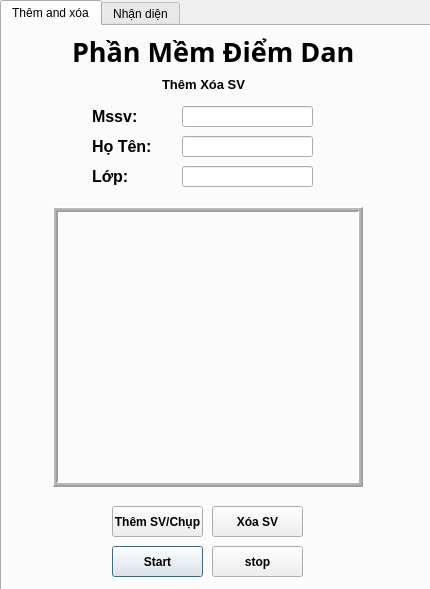
<?xml version="1.0" encoding="UTF-8"?>
<ui version="4.0">
 <class>Dialog</class>
 <widget class="QDialog" name="Dialog">
  <property name="geometry">
   <rect>
    <x>0</x>
    <y>0</y>
    <width>430</width>
    <height>589</height>
   </rect>
  </property>
  <property name="windowTitle">
   <string>Phần Mềm Điểm Danh</string>
  </property>
  <widget class="QTabWidget" name="tabWidget">
   <property name="geometry">
    <rect>
     <x>0</x>
     <y>0</y>
     <width>431</width>
     <height>591</height>
    </rect>
   </property>
   <property name="currentIndex">
    <number>0</number>
   </property>
   <widget class="QWidget" name="tab_add_delete">
    <attribute name="title">
     <string>Thêm and xóa</string>
    </attribute>
    <widget class="QLineEdit" name="lineEdit_mssv">
     <property name="geometry">
      <rect>
       <x>180</x>
       <y>80</y>
       <width>131</width>
       <height>21</height>
      </rect>
     </property>
    </widget>
    <widget class="QLabel" name="label_name">
     <property name="geometry">
      <rect>
       <x>90</x>
       <y>110</y>
       <width>71</width>
       <height>21</height>
      </rect>
     </property>
     <property name="font">
      <font>
       <pointsize>12</pointsize>
       <weight>75</weight>
       <bold>true</bold>
      </font>
     </property>
     <property name="text">
      <string>Họ Tên:</string>
     </property>
    </widget>
    <widget class="QLabel" name="label_mssv">
     <property name="geometry">
      <rect>
       <x>90</x>
       <y>80</y>
       <width>61</width>
       <height>21</height>
      </rect>
     </property>
     <property name="font">
      <font>
       <pointsize>12</pointsize>
       <weight>75</weight>
       <bold>true</bold>
      </font>
     </property>
     <property name="text">
      <string>Mssv:</string>
     </property>
    </widget>
    <widget class="QLabel" name="label_title">
     <property name="geometry">
      <rect>
       <x>70</x>
       <y>10</y>
       <width>281</width>
       <height>31</height>
      </rect>
     </property>
     <property name="font">
      <font>
       <family>HP-165</family>
       <pointsize>20</pointsize>
       <weight>75</weight>
       <bold>true</bold>
      </font>
     </property>
     <property name="text">
      <string>Phần Mềm Điểm Danh</string>
     </property>
    </widget>
    <widget class="QLineEdit" name="lineEdit_name">
     <property name="geometry">
      <rect>
       <x>180</x>
       <y>110</y>
       <width>131</width>
       <height>21</height>
      </rect>
     </property>
    </widget>
    <widget class="QLabel" name="label_camera_1">
     <property name="geometry">
      <rect>
       <x>50</x>
       <y>180</y>
       <width>311</width>
       <height>281</height>
      </rect>
     </property>
     <property name="sizePolicy">
      <sizepolicy hsizetype="Preferred" vsizetype="Fixed">
       <horstretch>0</horstretch>
       <verstretch>0</verstretch>
      </sizepolicy>
     </property>
     <property name="contextMenuPolicy">
      <enum>Qt::NoContextMenu</enum>
     </property>
     <property name="frameShape">
      <enum>QFrame::Box</enum>
     </property>
     <property name="frameShadow">
      <enum>QFrame::Raised</enum>
     </property>
     <property name="lineWidth">
      <number>2</number>
     </property>
     <property name="midLineWidth">
      <number>2</number>
     </property>
     <property name="text">
      <string/>
     </property>
     <property name="alignment">
      <set>Qt::AlignLeading|Qt::AlignLeft|Qt::AlignTop</set>
     </property>
    </widget>
    <widget class="QPushButton" name="pushButton_start">
     <property name="geometry">
      <rect>
       <x>110</x>
       <y>520</y>
       <width>91</width>
       <height>31</height>
      </rect>
     </property>
     <property name="font">
      <font>
       <weight>75</weight>
       <bold>true</bold>
      </font>
     </property>
     <property name="text">
      <string>Start</string>
     </property>
    </widget>
    <widget class="QPushButton" name="pushButton_AddStudent">
     <property name="geometry">
      <rect>
       <x>110</x>
       <y>480</y>
       <width>91</width>
       <height>31</height>
      </rect>
     </property>
     <property name="font">
      <font>
       <weight>75</weight>
       <bold>true</bold>
      </font>
     </property>
     <property name="text">
      <string>Thêm SV/Chụp</string>
     </property>
    </widget>
    <widget class="QLabel" name="label">
     <property name="geometry">
      <rect>
       <x>160</x>
       <y>50</y>
       <width>91</width>
       <height>16</height>
      </rect>
     </property>
     <property name="font">
      <font>
       <pointsize>10</pointsize>
       <weight>75</weight>
       <bold>true</bold>
      </font>
     </property>
     <property name="text">
      <string>Thêm Xóa SV</string>
     </property>
    </widget>
    <widget class="QPushButton" name="pushButton_DeleteStudent">
     <property name="geometry">
      <rect>
       <x>210</x>
       <y>480</y>
       <width>91</width>
       <height>31</height>
      </rect>
     </property>
     <property name="font">
      <font>
       <weight>75</weight>
       <bold>true</bold>
      </font>
     </property>
     <property name="text">
      <string>Xóa SV</string>
     </property>
    </widget>
    <widget class="QLabel" name="label_class">
     <property name="geometry">
      <rect>
       <x>90</x>
       <y>140</y>
       <width>51</width>
       <height>21</height>
      </rect>
     </property>
     <property name="font">
      <font>
       <pointsize>12</pointsize>
       <weight>75</weight>
       <bold>true</bold>
      </font>
     </property>
     <property name="text">
      <string>Lớp:</string>
     </property>
    </widget>
    <widget class="QLineEdit" name="lineEdit_class">
     <property name="geometry">
      <rect>
       <x>180</x>
       <y>140</y>
       <width>131</width>
       <height>21</height>
      </rect>
     </property>
    </widget>
    <widget class="QPushButton" name="pushButton_stop">
     <property name="geometry">
      <rect>
       <x>210</x>
       <y>520</y>
       <width>91</width>
       <height>31</height>
      </rect>
     </property>
     <property name="font">
      <font>
       <weight>75</weight>
       <bold>true</bold>
      </font>
     </property>
     <property name="text">
      <string>stop</string>
     </property>
    </widget>
   </widget>
   <widget class="QWidget" name="tab_identified">
    <attribute name="title">
     <string>Nhận diện</string>
    </attribute>
    <widget class="QLabel" name="label_camera_2">
     <property name="geometry">
      <rect>
       <x>40</x>
       <y>100</y>
       <width>341</width>
       <height>331</height>
      </rect>
     </property>
     <property name="sizePolicy">
      <sizepolicy hsizetype="Preferred" vsizetype="Fixed">
       <horstretch>0</horstretch>
       <verstretch>0</verstretch>
      </sizepolicy>
     </property>
     <property name="contextMenuPolicy">
      <enum>Qt::NoContextMenu</enum>
     </property>
     <property name="frameShape">
      <enum>QFrame::Box</enum>
     </property>
     <property name="frameShadow">
      <enum>QFrame::Raised</enum>
     </property>
     <property name="lineWidth">
      <number>2</number>
     </property>
     <property name="midLineWidth">
      <number>2</number>
     </property>
     <property name="text">
      <string/>
     </property>
     <property name="alignment">
      <set>Qt::AlignLeading|Qt::AlignLeft|Qt::AlignTop</set>
     </property>
    </widget>
    <widget class="QPushButton" name="pushButton_file">
     <property name="geometry">
      <rect>
       <x>160</x>
       <y>510</y>
       <width>91</width>
       <height>31</height>
      </rect>
     </property>
     <property name="font">
      <font>
       <weight>75</weight>
       <bold>true</bold>
      </font>
     </property>
     <property name="text">
      <string>xuất file</string>
     </property>
    </widget>
    <widget class="QLabel" name="label_2">
     <property name="geometry">
      <rect>
       <x>180</x>
       <y>50</y>
       <width>71</width>
       <height>16</height>
      </rect>
     </property>
     <property name="font">
      <font>
       <pointsize>10</pointsize>
       <weight>75</weight>
       <bold>true</bold>
      </font>
     </property>
     <property name="text">
      <string>Nhận Diện</string>
     </property>
    </widget>
    <widget class="QPushButton" name="pushButton_start1">
     <property name="geometry">
      <rect>
       <x>100</x>
       <y>450</y>
       <width>91</width>
       <height>31</height>
      </rect>
     </property>
     <property name="font">
      <font>
       <weight>75</weight>
       <bold>true</bold>
      </font>
     </property>
     <property name="text">
      <string>Start</string>
     </property>
    </widget>
    <widget class="QLabel" name="label_title_2">
     <property name="geometry">
      <rect>
       <x>80</x>
       <y>0</y>
       <width>281</width>
       <height>51</height>
      </rect>
     </property>
     <property name="font">
      <font>
       <family>HP-165</family>
       <pointsize>20</pointsize>
       <weight>75</weight>
       <bold>true</bold>
      </font>
     </property>
     <property name="text">
      <string>Phần Mềm Điểm Danh</string>
     </property>
    </widget>
    <widget class="QPushButton" name="pushButton_stop_2">
     <property name="geometry">
      <rect>
       <x>220</x>
       <y>450</y>
       <width>91</width>
       <height>31</height>
      </rect>
     </property>
     <property name="font">
      <font>
       <weight>75</weight>
       <bold>true</bold>
      </font>
     </property>
     <property name="text">
      <string>Stop</string>
     </property>
    </widget>
    <widget class="QLineEdit" name="lineEdit_class_2">
     <property name="geometry">
      <rect>
       <x>150</x>
       <y>70</y>
       <width>131</width>
       <height>21</height>
      </rect>
     </property>
    </widget>
    <widget class="QLabel" name="label_class_2">
     <property name="geometry">
      <rect>
       <x>90</x>
       <y>70</y>
       <width>51</width>
       <height>21</height>
      </rect>
     </property>
     <property name="font">
      <font>
       <pointsize>12</pointsize>
       <weight>75</weight>
       <bold>true</bold>
      </font>
     </property>
     <property name="text">
      <string>Lớp:</string>
     </property>
    </widget>
   </widget>
  </widget>
 </widget>
 <resources/>
 <connections/>
</ui>
